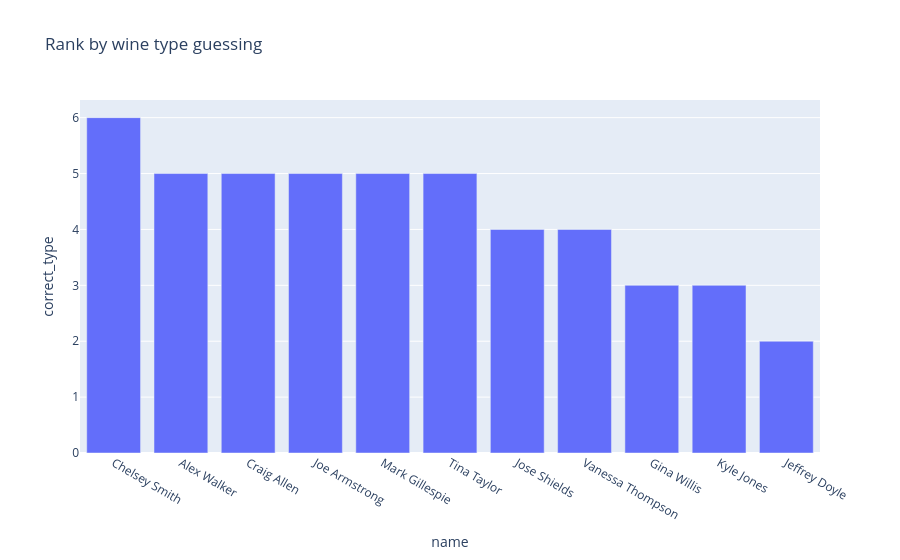

The notebook cell this image was saved under:
### Code cell
px.bar(performance_df.sort_values('correct_type', ascending=False), x='name', y='correct_type', title='Rank by wine type guessing')

### Figure 1 — Plotly figure (JSON) as saved in the notebook; plotly's stock layout.template omitted (floating-point values rounded to 4 significant figures)
{"data": [{"alignmentgroup": "True", "hovertemplate": "name=%{x}<br>correct_type=%{y}<extra></extra>", "legendgroup": "", "marker": {"color": "#636efa", "pattern": {"shape": ""}}, "name": "", "offsetgroup": "", "orientation": "v", "showlegend": false, "textposition": "auto", "type": "bar", "x": ["Chelsey Smith", "Alex Walker", "Craig Allen", "Joe Armstrong", "Mark Gillespie", "Tina Taylor", "Jose Shields", "Vanessa Thompson", "Gina Willis", "Kyle Jones", "Jeffrey Doyle"], "xaxis": "x", "y": [6, 5, 5, 5, 5, 5, 4, 4, 3, 3, 2], "yaxis": "y"}], "layout": {"autosize": true, "barmode": "relative", "legend": {"tracegroupgap": 0}, "title": {"text": "Rank by wine type guessing"}, "xaxis": {"anchor": "y", "autorange": true, "domain": [0, 1], "range": [-0.5, 10.5], "title": {"text": "name"}, "type": "category"}, "yaxis": {"anchor": "x", "autorange": true, "domain": [0, 1], "range": [0, 6.316], "title": {"text": "correct_type"}, "type": "linear"}}}
